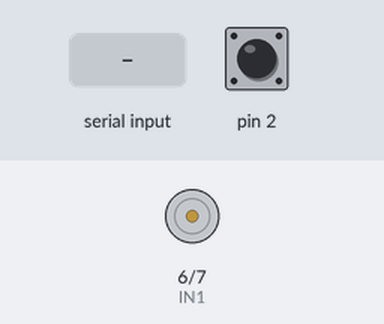
The sketch below on a simulated Arduino Mega 2560, built with avr-gcc and run on an emulated ATmega2560. Parts: motor-driver pin pairs drawn as motors (green arrow = first pin HIGH = forward, orange = second pin HIGH = backward, longer = more drive, scaled by the enable pin). Inputs (shaded band) come from the test bench; at power-on: pin 2 HIGH. What the sketch prints to the serial monitor is not drawn.

Above: at 1.2 s.
1.3 s: "FWD\n" received over the second serial link
2.8 s: "REV\n" received over the second serial link
4.3 s: "FWD90\n" received over the second serial link
At 4.6 s:
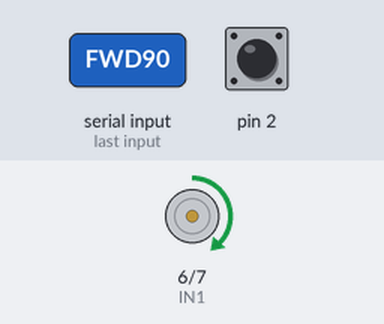
5.8 s: "REV90\n" received over the second serial link
At 7.0 s:
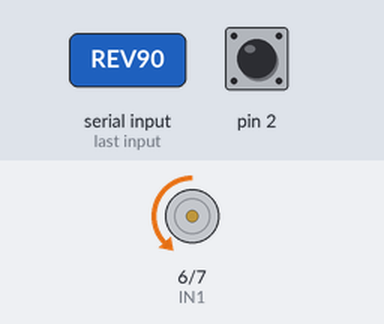
7.3 s: pin 2 pulled LOW for 0.15 s
At 8.1 s:
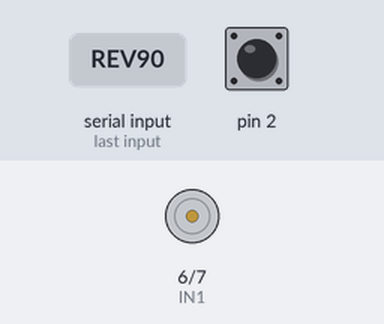
Timing chart, 0 to 9.9 s (numbered marks = the images above; inputs shaded):
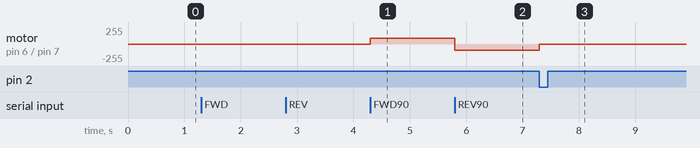

The sketch:

interrupt_driven_433.ino
```cpp
// snippet: interrupt_driven_433
// tags: softwareserial
// boards: avr, megaavr
// not-tags: romi32u4
// library: SoftwareSerial
// description: Implement an emergency stop: attach an interrupt to pin 2 (FALLING)
// prompts: implement, emergency, attach, interrupt, (falling), triggered
// verified: compile-only
// source: kd-generated (id 433)
// exact-include: SoftwareSerial.h

#include <SoftwareSerial.h>

const int ENA = 5, IN1 = 6, IN2 = 7;
const int SERIAL_BAUD = 9600;

SoftwareSerial Serial2(10, 11); // RX, TX

volatile bool emergencyStop = false;

void setup() {
  Serial.begin(SERIAL_BAUD);
  Serial2.begin(SERIAL_BAUD);
  pinMode(ENA, OUTPUT);
  pinMode(IN1, OUTPUT);
  pinMode(IN2, OUTPUT);
  pinMode(2, INPUT_PULLUP);
  attachInterrupt(digitalPinToInterrupt(2), emergencyStopHandler, FALLING);
  Serial.println("Ready. Commands: FWD <speed>, REV <speed>, STOP");
}

void driveMotor(int speed, int direction) {
  if (direction == 1) {
    digitalWrite(IN1, HIGH);
    digitalWrite(IN2, LOW);
  } else if (direction == -1) {
    digitalWrite(IN1, LOW);
    digitalWrite(IN2, HIGH);
  } else {
    digitalWrite(IN1, LOW);
    digitalWrite(IN2, LOW);
  }
  analogWrite(ENA, abs(speed));
}

void emergencyStopHandler() {
  emergencyStop = true;
}

void loop() {
  static String input = "";
  if (Serial2.available()) {
    // Fix: Cast byte to char before appending to String
    // Serial2.read() returns int (byte value), String += int converts to decimal text
    // Using (char) ensures we append the actual character
    char c = (char)Serial2.read();
    if (c == '\n') {
      input.trim();
      if (input.startsWith("FWD")) {
        int speed = input.substring(3).toInt();
        driveMotor(speed, 1);
      } else if (input.startsWith("REV")) {
        int speed = input.substring(3).toInt();
        driveMotor(speed, -1);
      } else if (input == "STOP") {
        driveMotor(0, 0);
      }
      input = "";
    } else if (c != '\r') {
      input += c;
    }
  }

  if (emergencyStop) {
    driveMotor(0, 0);
  }
}
```

Measured:
- after the input at 4.3 s, motor on pin 6 (IN1) / pin 7 (IN2): stopped → forward 90/255 at once
- after the input at 5.8 s, motor on pin 6 (IN1) / pin 7 (IN2): forward 90/255 → backward 90/255 at once
- after the input at 7.3 s, motor on pin 6 (IN1) / pin 7 (IN2): backward 90/255 → stopped at once
